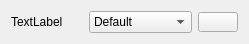
<?xml version="1.0" encoding="UTF-8"?>
<ui version="4.0">
 <class>SelectColorWidget</class>
 <widget class="QWidget" name="SelectColorWidget">
  <property name="geometry">
   <rect>
    <x>0</x>
    <y>0</y>
    <width>249</width>
    <height>42</height>
   </rect>
  </property>
  <property name="windowTitle">
   <string>Form</string>
  </property>
  <layout class="QGridLayout" name="gridLayout">
   <item row="0" column="0">
    <layout class="QHBoxLayout" name="horizontalLayout">
     <item>
      <widget class="QLabel" name="mLabel">
       <property name="sizePolicy">
        <sizepolicy hsizetype="MinimumExpanding" vsizetype="MinimumExpanding">
         <horstretch>0</horstretch>
         <verstretch>0</verstretch>
        </sizepolicy>
       </property>
       <property name="text">
        <string>TextLabel</string>
       </property>
      </widget>
     </item>
     <item>
      <widget class="QComboBox" name="mCombo">
       <property name="currentIndex">
        <number>0</number>
       </property>
       <item>
        <property name="text">
         <string>Default</string>
        </property>
       </item>
       <item>
        <property name="text">
         <string>Another color</string>
        </property>
       </item>
      </widget>
     </item>
     <item>
      <widget class="QPushButton" name="mColorButton">
       <property name="minimumSize">
        <size>
         <width>40</width>
         <height>20</height>
        </size>
       </property>
       <property name="maximumSize">
        <size>
         <width>40</width>
         <height>20</height>
        </size>
       </property>
       <property name="text">
        <string/>
       </property>
      </widget>
     </item>
    </layout>
   </item>
  </layout>
 </widget>
 <resources/>
 <connections/>
 <slots>
  <slot>colorSelect(int)</slot>
  <slot>buttonClick()</slot>
 </slots>
</ui>
